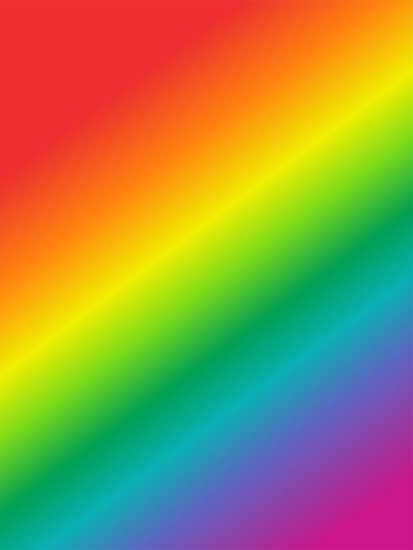
#> input picture data/rainbow.jpg, 413 x 550 px
$ jupyter execute --allow-errors 'Types of Threshold.ipynb'   (shell and % lines are left out)
#> lines starting #> are read from the running program, lines starting #| are printed output that depends on the picture; after the words box and inside, x2 and y2 are one past the last pixel; in counts of white or black regions, pixels touching at a corner belong together
[cell 1]
import numpy as np
import cv2

import matplotlib.pyplot as plt

[cell 2]
img = cv2.imread("data/rainbow.jpg")
#> img is the input picture: shape (550, 413, 3); mean B, G, R 72.8, 142.3, 152.3
img = cv2.imread("data/rainbow.jpg",0)
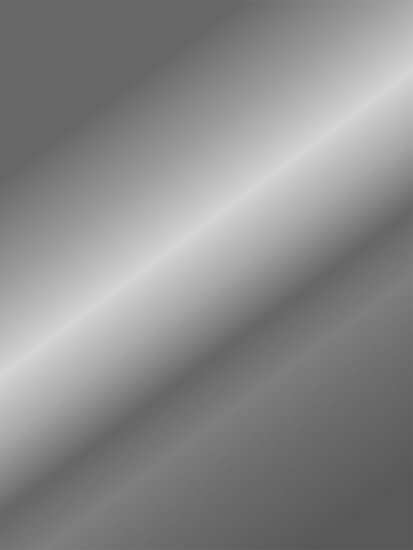
#> img: shape (550, 413); min 87, max 214, mean 137.4

[cell 3]
plt.imshow(img,cmap='gray')

### Binary Threshold

[cell 4]
ret,bi_threshold = cv2.threshold(img,127,255,cv2.THRESH_BINARY)
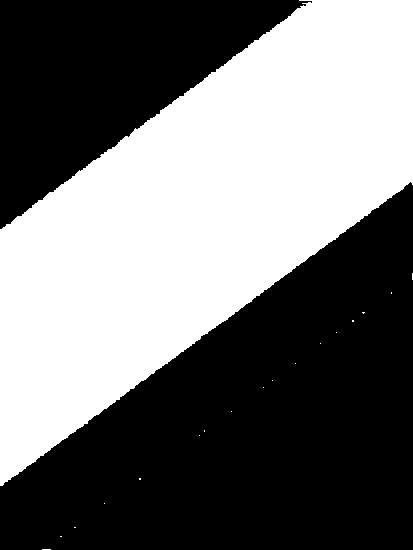
#> bi_threshold: shape (550, 413); 45% white; 18 white regions (17 under 20 px), largest, box (x1, y1, x2, y2) and area: (0, 0, 413, 486) 102225
plt.imshow(bi_threshold,cmap='gray')

### Binary Inverse Threshold

[cell 5]
ret,bi_inv_threshold = cv2.threshold(img,127,255,cv2.THRESH_BINARY_INV)
plt.imshow(bi_inv_threshold,cmap='gray')

### Threshold Truncation

[cell 6]
ret,thresh3 = cv2.threshold(img,127,255,cv2.THRESH_TRUNC)
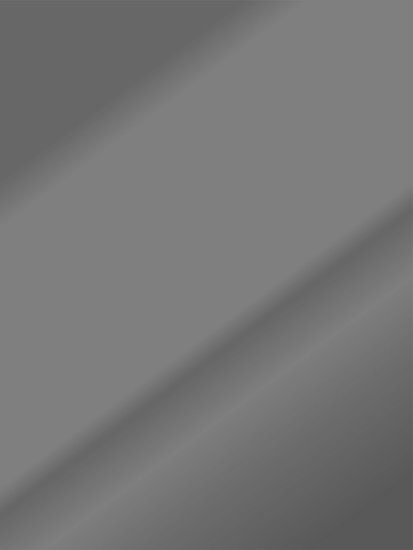
#> thresh3: shape (550, 413); min 87, max 127, mean 117.5
plt.imshow(thresh3,cmap='gray')
